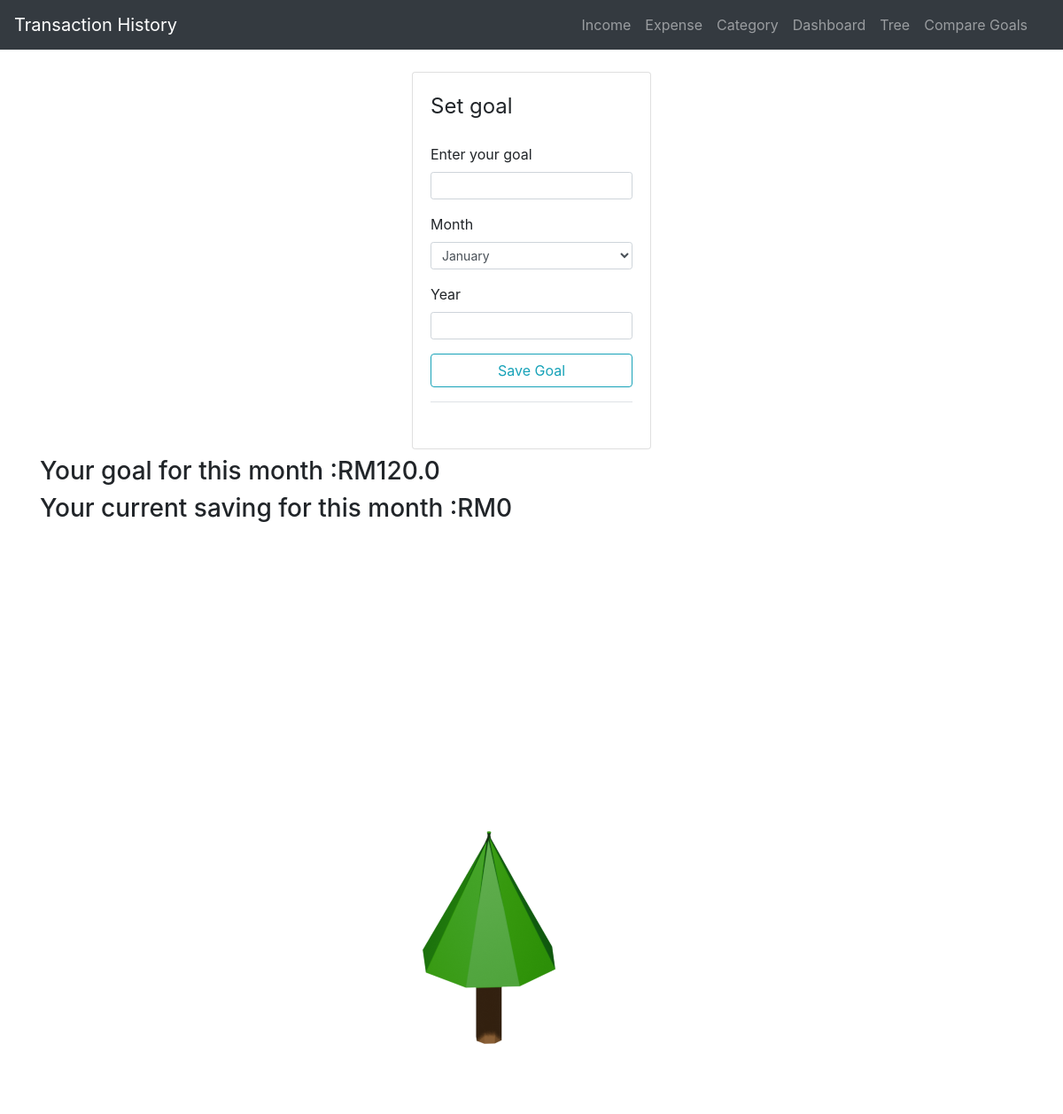
The app's page /tree, older data.
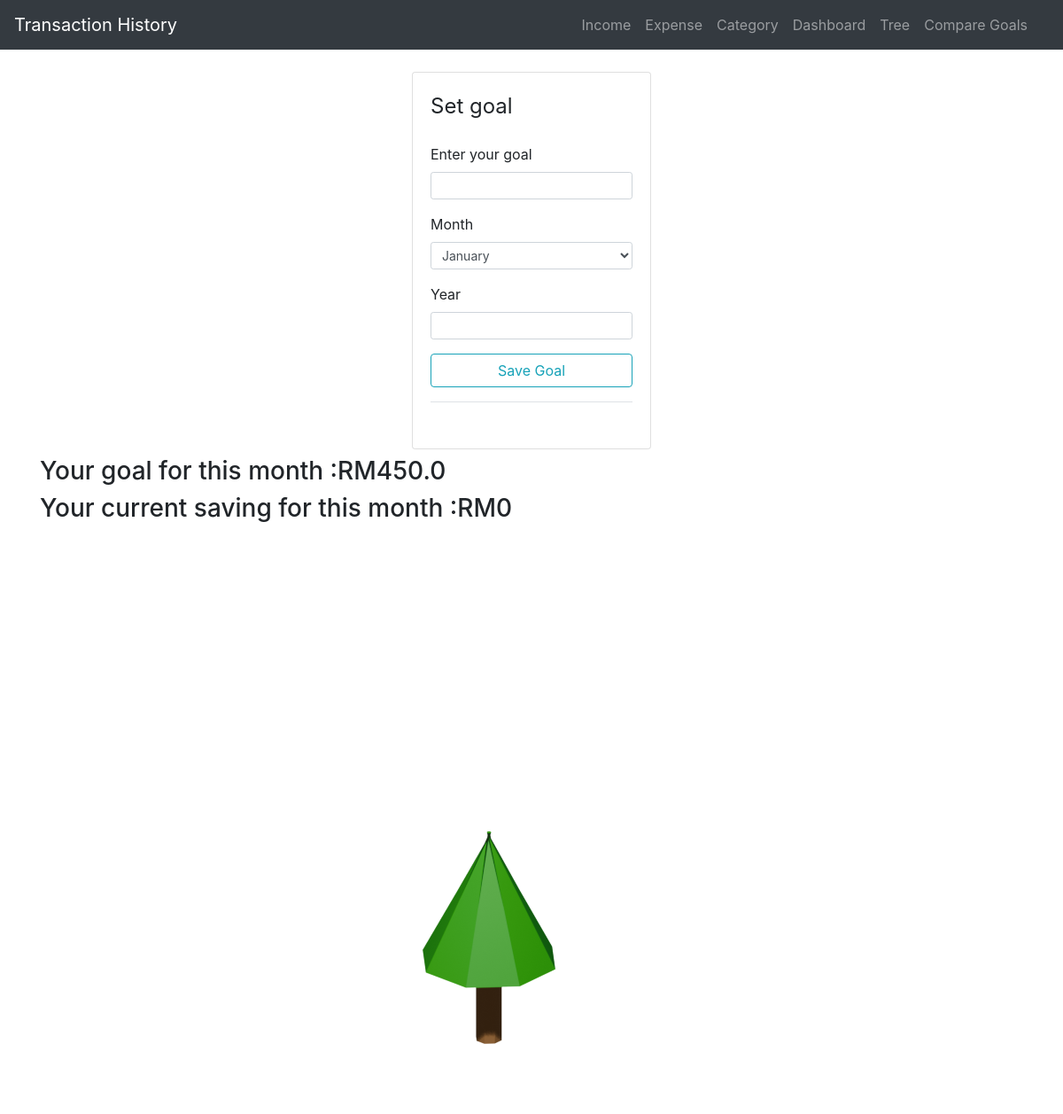
The same page, newer data.
### application/models.py (models this page shows, shortened)
class goal(db.Model):
    id = db.Column(db.Integer, primary_key=True)
    amount = db.Column(db.Double, nullable=False)
    month = db.Column(db.String(30),nullable=False)
    year = db.Column(db.Integer, nullable=False)

### application/routes.py (the view, shortened to what this page needs)
@app.route('/tree', methods=['POST', 'GET'])
def tree():
    form= GoalForm()
    year = datetime.now().year
    month = datetime.now().month
    current_year_month = f'{year}-{int(month):02d}'
    current_goal = goal.query.filter_by(month=month, year=year).first()
    print(current_goal)
    if current_goal:
        goal_amount = current_goal.amount
    else:
        goal_amount = 0
    print(f'goal_amount{goal_amount}')
    sql_query = text("""SELECT SUM(amount) FROM net WHERE strftime('%Y-%m', date) = :current_year_month """)
    result = db.session.execute(sql_query, {'current_year_month': current_year_month}).fetchone()
    if result[0]== None:
        current_saving = 0
    else:
        current_saving = result[0]
    print(f'current_saving{current_saving}')
    if goal_amount == 0 :
        image = "tree_images/tree1.png"
        progress = 0
    else:  # Avoid division by zero
        progress = (current_saving / goal_amount) * 100
        print(f'Progress: {progress}%')
        if progress <= 25:
            image = "tree_images/tree1.png"
        elif progress <= 60:
            image = "tree_images/tree2.png"
        elif progress <=99:
            image = "tree_images/tree3.png"
        else:
            progress = 100
            image = "tree_images/tree_goal.jpg"
    return render_template('tree.html', title="tree", form=form, goal= goal_amount, image= image, net_monthly_table= current_saving, progres=progress)

### application/templates/tree.html (shortened to what this page needs)
{% extends 'layout.html' %}
{% block content %}
<div class="col-xs-8 col-sm-4 col-md-4 col-lg-3 ml-auto mr-auto">
    <div class="card card-style mb-2">
        <div class="card-body">
            <form action="" method="POST">
                <fieldset class="form-group">
                    <legend class="mb-4">Set goal</legend>
                    <div class="form-group">
                        {{ form.amount.label(class="form-control-label") }}
                        {% if form.amount.errors %}
                            {{ form.amount(class="form-control form-control-sm is-invalid") }}
                            {% for error in form.amount.errors %}
                                <div class="invalid-feedback">
                                    <span>{{error}}</span>
                                </div>
                            {% endfor %}
                        {% else %}
                            {{ form.amount(class="form-control form-control-sm") }}
                        {% endif %}
                    </div>
                    <div class="form-group">
                        {{ form.month.label(class = "form-control-label") }}
                        {{ form.month(class = "form-control form-control-sm") }}
                    </div>
                    <div class="form-group">
                        {{ form.year.label(class = "form-control-label") }}
                        {{ form.year(class = "form-control form-control-sm") }}
                    </div>
                    <div class="form-group border-bottom pb-3">
                        {{ form.submit(class="btn btn-outline-info btn-block")}}
                    </div>
                </fieldset>
            </form>
        </div>
    </div>
</div>
        <div class="container">
            <h3>Your goal for this month :RM{{ goal }}</h3>
            <h3>Your current saving for this month :RM{{ net_monthly_table }}</h3>
            <img src="{{ url_for('static', filename=image) }}" class="img-fluid">
        </div>
    </div>
</body>
{% endblock %}

Row changes from the older to the newer data that the page shows:
removed goal: amount "120.0"
added goal: amount "450.0"
